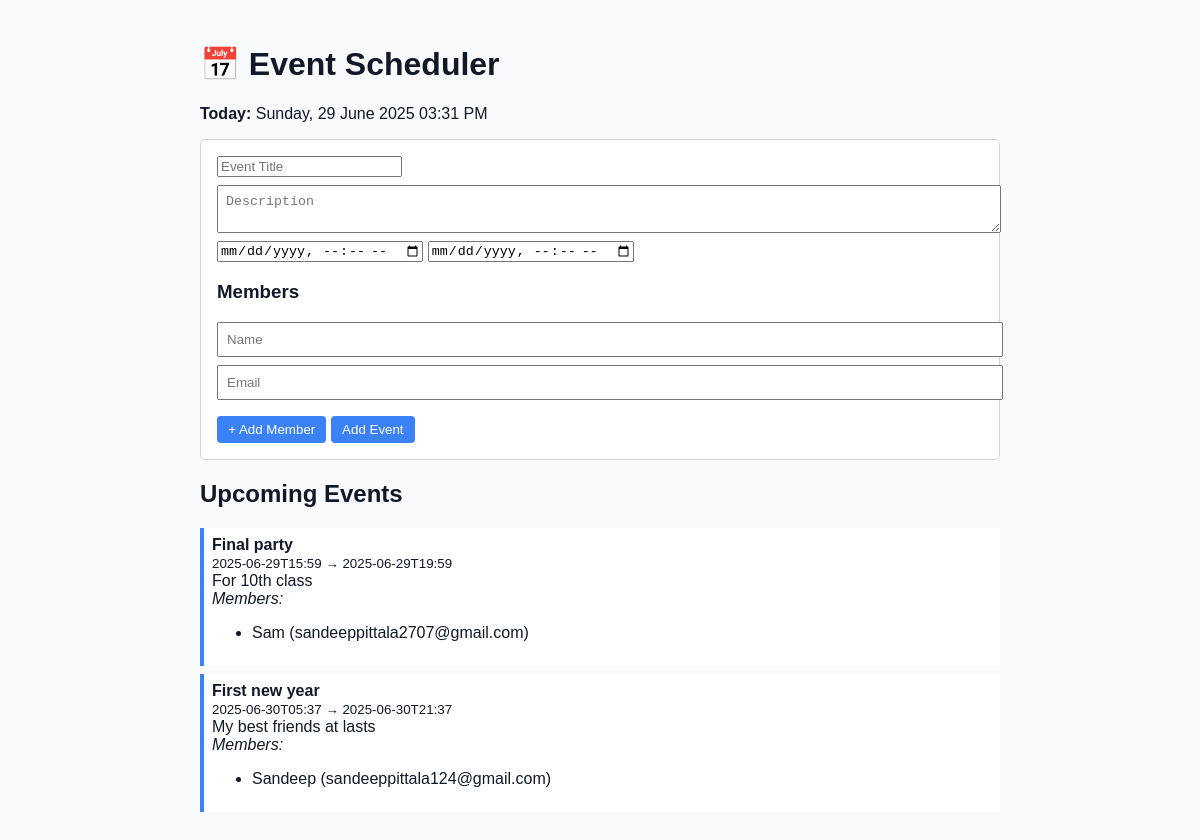
The page / on the database its author committed.
### tables this page shows
CREATE TABLE events (
            id INTEGER PRIMARY KEY AUTOINCREMENT,
            title TEXT NOT NULL,
            description TEXT,
            start_time TEXT NOT NULL,
            end_time TEXT NOT NULL
        );

CREATE TABLE members (
            id INTEGER PRIMARY KEY AUTOINCREMENT,
            event_id INTEGER,
            name TEXT NOT NULL,
            email TEXT NOT NULL,
            FOREIGN KEY (event_id) REFERENCES events(id)
        );

### app/main.py (the view)
@app.get("/")
def index(request: Request):
    conn = database.get_db_connection()
    today = datetime.now()
    events = conn.execute('''
        SELECT * FROM events ORDER BY start_time ASC
    ''').fetchall()
    all_data = []
    for e in events:
        members = conn.execute('SELECT name, email FROM members WHERE event_id = ?', (e['id'],)).fetchall()
        all_data.append({
            "title": e["title"],
            "description": e["description"],
            "start_time": e["start_time"],
            "end_time": e["end_time"],
            "members": members
        })
    return templates.TemplateResponse("index.html", {
        "request": request,
        "events": all_data,
        "now": today.strftime("%A, %d %B %Y %I:%M %p")
    })

### app/templates/index.html (shortened to what this page needs)
{% extends "base.html" %}
{% block content %}
<h1>📅 Event Scheduler</h1>
<p><strong>Today:</strong> {{ now }}</p>
<form id="eventForm" action="/add" method="post" class="form">
  <input name="title" placeholder="Event Title" required>
  <textarea name="description" placeholder="Description"></textarea>
  <input name="start_time" type="datetime-local" required>
  <input name="end_time" type="datetime-local" required>
  <h3>Members</h3>
  <div id="members">
    <div class="member">
      <input type="text" placeholder="Name" class="input name" required>
      <input type="email" placeholder="Email" class="input email" required>
    </div>
  </div>
  <button type="button" onclick="addMemberField()">+ Add Member</button>
  <button type="submit">Add Event</button>
</form>
<h2>Upcoming Events</h2>
{% for e in events %}
  <div class="event">
    <strong>{{ e.title }}</strong><br>
    <small>{{ e.start_time }} → {{ e.end_time }}</small><br>
    {{ e.description }}<br>
    <em>Members:</em>
    <ul>
      {% for m in e.members %}
        <li>{{ m.name }} ({{ m.email }})</li>
      {% endfor %}
    </ul>
  </div>
{% endfor %}
{% endblock %}

### app/templates/base.html (shortened to what this page needs)
<!DOCTYPE html>
<html>
<head>
  <link rel="stylesheet" href="/static/style.css">
</head>
<body>
  <div class="container">
    {% block content %}{% endblock %}
  </div>
</body>
</html>

### static/style.css (style rules this page uses)
body { font-family: sans-serif; background: #f9fafb; color: #111827; }
.container { max-width: 800px; margin: auto; padding: 1rem; }
.form { background: white; padding: 1rem; margin-bottom: 1rem; border: 1px solid #d1d5db; border-radius: 5px; }
.input, textarea { display: block; margin: 0.5rem 0; width: 100%; padding: 0.5rem; }
.event { padding: 0.5rem; background: white; margin-bottom: 0.5rem; border-left: 4px solid #3b82f6; }
button { margin-top: 0.5rem; padding: 0.4rem 0.7rem; background: #3b82f6; color: white; border: none; border-radius: 4px; cursor: pointer; }

### rows shown on the page
events: title "Final party", start_time "2025-06-29T15:59", end_time "2025-06-29T19:59", description "For 10th class"
members: name "Sam", email "sandeeppittala2707@gmail.com"
events: title "First new year", start_time "2025-06-30T05:37", end_time "2025-06-30T21:37", description "My best friends at lasts"
members: name "Sandeep", email "sandeeppittala124@gmail.com"

### other values the page prints
{{ now }} "Sunday, 29 June 2025 03:31 PM"
